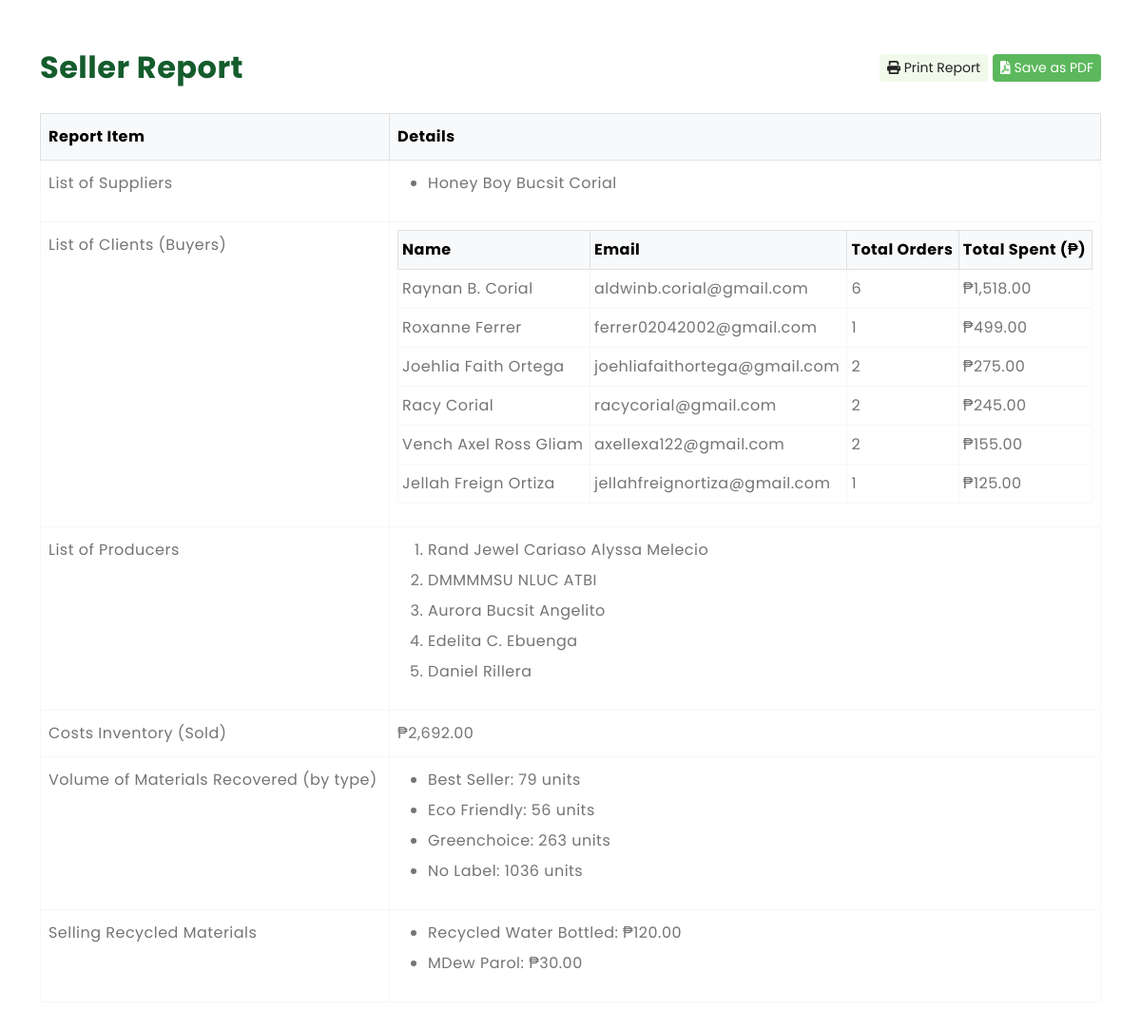
Page /seller-reports.php (signed in, lower part) on the earlier database version.
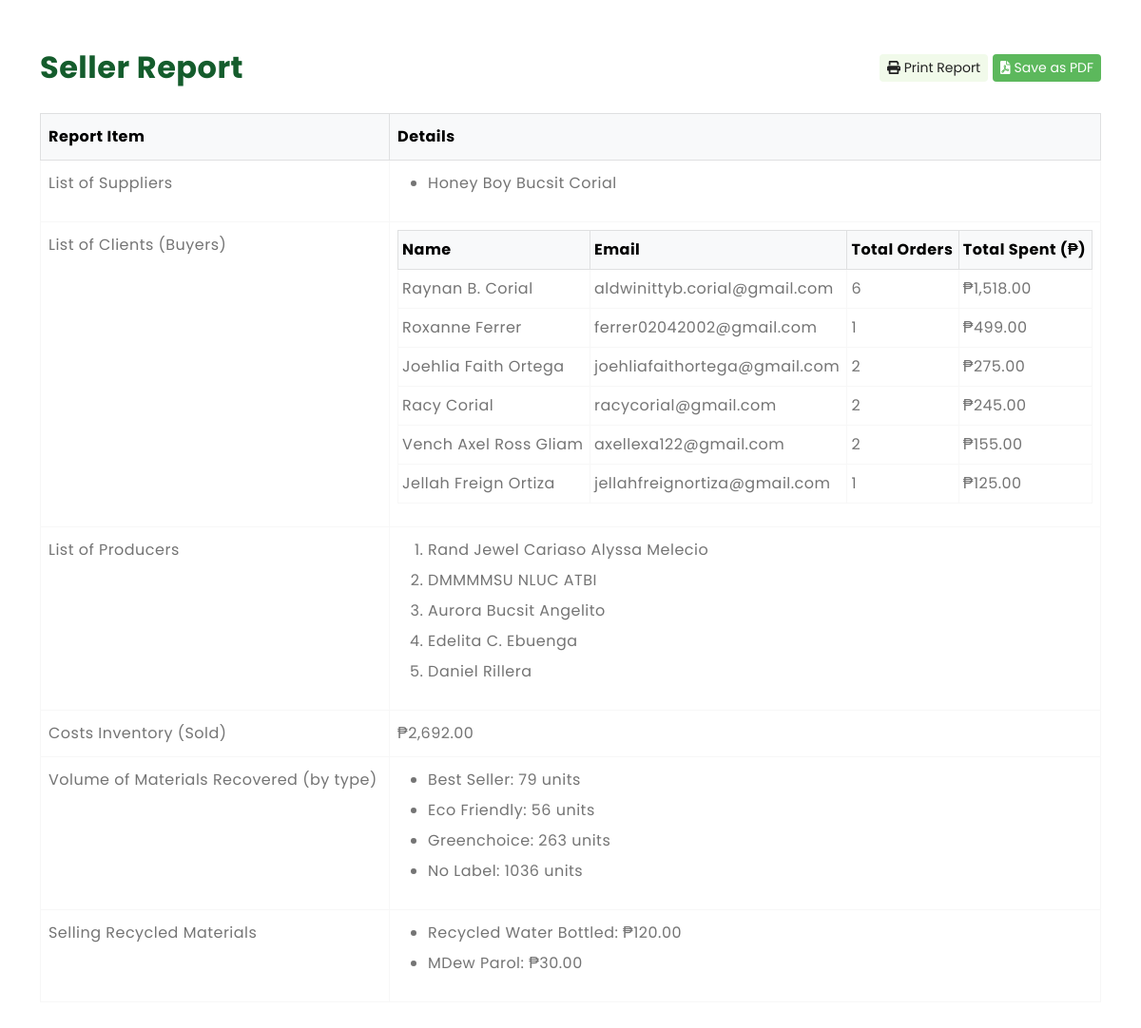
Same page on the later database version.
### tables this page shows
CREATE TABLE `buyers` (
  `buyer_id` int(11) NOT NULL AUTO_INCREMENT,
  `fullname` varchar(100) NOT NULL,
  `username` varchar(50) NOT NULL,
  `phone_number` varchar(20) NOT NULL,
  `email` varchar(100) NOT NULL,
  `password` varchar(255) NOT NULL,
  `address` text DEFAULT NULL,
  `documents` varchar(255) DEFAULT NULL,
  `status` enum('active','blocked') DEFAULT 'active',
  `created_at` timestamp NOT NULL DEFAULT current_timestamp(),
  `updated_at` timestamp NOT NULL DEFAULT current_timestamp() ON UPDATE current_timestamp(),
  `last_login` datetime DEFAULT NULL,
  `ecocoins_balance` decimal(10,2) NOT NULL DEFAULT 0.00,
  `reset_token` varchar(255) DEFAULT NULL,
  `reset_token_expires` datetime DEFAULT NULL,
  `reset_required` tinyint(1) DEFAULT 0,
  `failed_attempts` int(11) DEFAULT 0,
  `last_failed_attempt` datetime DEFAULT NULL,
  PRIMARY KEY (`buyer_id`),
  UNIQUE KEY `username` (`username`),
  UNIQUE KEY `email` (`email`)
);

### seller-reports.php (the view, shortened to what the changed rows need)
<?php
include 'sellerheader.php';
require_once 'config/database.php';
try {
	$clients = [];
	$stmt = $pdo->prepare("
		SELECT b.buyer_id, b.fullname, b.email, COUNT(DISTINCT o.order_id) as total_orders, SUM(oi.quantity * oi.price) as total_spent
		FROM Buyers b
		JOIN Orders o ON b.buyer_id = o.buyer_id
		JOIN Order_Items oi ON o.order_id = oi.order_id
		JOIN Products p ON oi.product_id = p.product_id
		WHERE p.seller_id = ? AND o.status != 'cancelled'
		GROUP BY b.buyer_id, b.fullname, b.email
		ORDER BY total_spent DESC
	");
	$stmt->execute([getCurrentUserId()]);
	$clients = $stmt->fetchAll();
	} catch (PDOException $e) {
		$total_orders = 0;
		$total_sales = 0;
		$total_buyers = 0;
		$average_rating = 0;
		$recent_orders = [];
		$top_products = [];
		$sold_products = 0;
		$pending_products = 0;
		$active_products = 0;
		$rejected_products = 0;
		$inactive_products = 0;
		$total_products = 0;
		$daily_sales = [];
		$clients = [];
	}
?>
<!DOCTYPE html>
<html lang="en">
<head>
		<link rel="stylesheet" href="https://cdn.jsdelivr.net/npm/bootstrap@5.3.0-alpha3/dist/css/bootstrap.min.css">
		<link rel="stylesheet" href="https://cdnjs.cloudflare.com/ajax/libs/font-awesome/6.0.0-beta3/css/all.min.css">
</head>
<body>
<div class="container-fluid">
	<div class="row">
		<div class="col-12 main-content">
			<div class="container-lg py-4">
				<div class="row">
					<div class="col-12">
						<div class="chart-container mt-4" id="seller-report-section">
					<div class="table-responsive">
						<table class="table table-bordered table-hover">
							<thead class="table-light">
								<tr>
									<th>Report Item</th>
									<th>Details</th>
								</tr>
							</thead>
							<tbody>
								<tr>
									<td>
										<div class="table-responsive">
											<table class="table table-sm table-bordered">
												<thead class="table-light">
													<tr>
														<th>Name</th>
														<th>Email</th>
														<th>Total Orders</th>
														<th>Total Spent (₱)</th>
													</tr>
												</thead>
												<tbody>
													<?php if (!empty($clients)): ?>
														<?php foreach ($clients as $client): ?>
															<tr>
																<td><?php echo htmlspecialchars($client['fullname']); ?></td>
																<td><?php echo htmlspecialchars($client['email']); ?></td>
																<td><?php echo $client['total_orders']; ?></td>
																<td>₱<?php echo number_format($client['total_spent'], 2); ?></td>
															</tr>
														<?php endforeach; ?>
													<?php else: ?>
														<tr><td colspan="4">No clients found.</td></tr>
													<?php endif; ?>
												</tbody>
											</table>
										</div>
									</td>
								</tr>
							</tbody>
						</table>
					</div>
				</div>
			</div>
		</div>
			</div>
		</div>
	</div>
</div>
</body>
</html>

Differences in the rows shown:
changed buyers "Raynan B. Corial": email "aldwinb.corial@gmail.com" → "aldwinittyb.corial@gmail.com"
